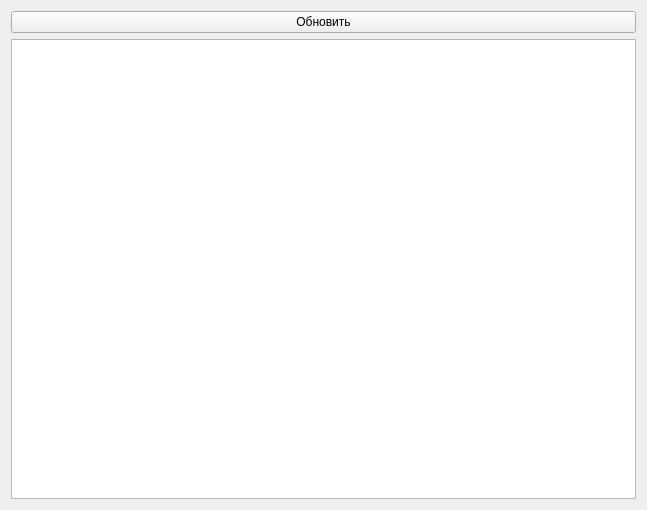
<?xml version="1.0" encoding="UTF-8"?>
<ui version="4.0">
 <class>Form</class>
 <widget class="QWidget" name="Form">
  <property name="geometry">
   <rect>
    <x>0</x>
    <y>0</y>
    <width>647</width>
    <height>510</height>
   </rect>
  </property>
  <property name="windowTitle">
   <string>Form</string>
  </property>
  <layout class="QVBoxLayout" name="verticalLayout">
   <item>
    <widget class="QPushButton" name="upd_btn">
     <property name="text">
      <string>Обновить</string>
     </property>
    </widget>
   </item>
   <item>
    <widget class="QTableWidget" name="table"/>
   </item>
  </layout>
 </widget>
 <resources/>
 <connections/>
</ui>
